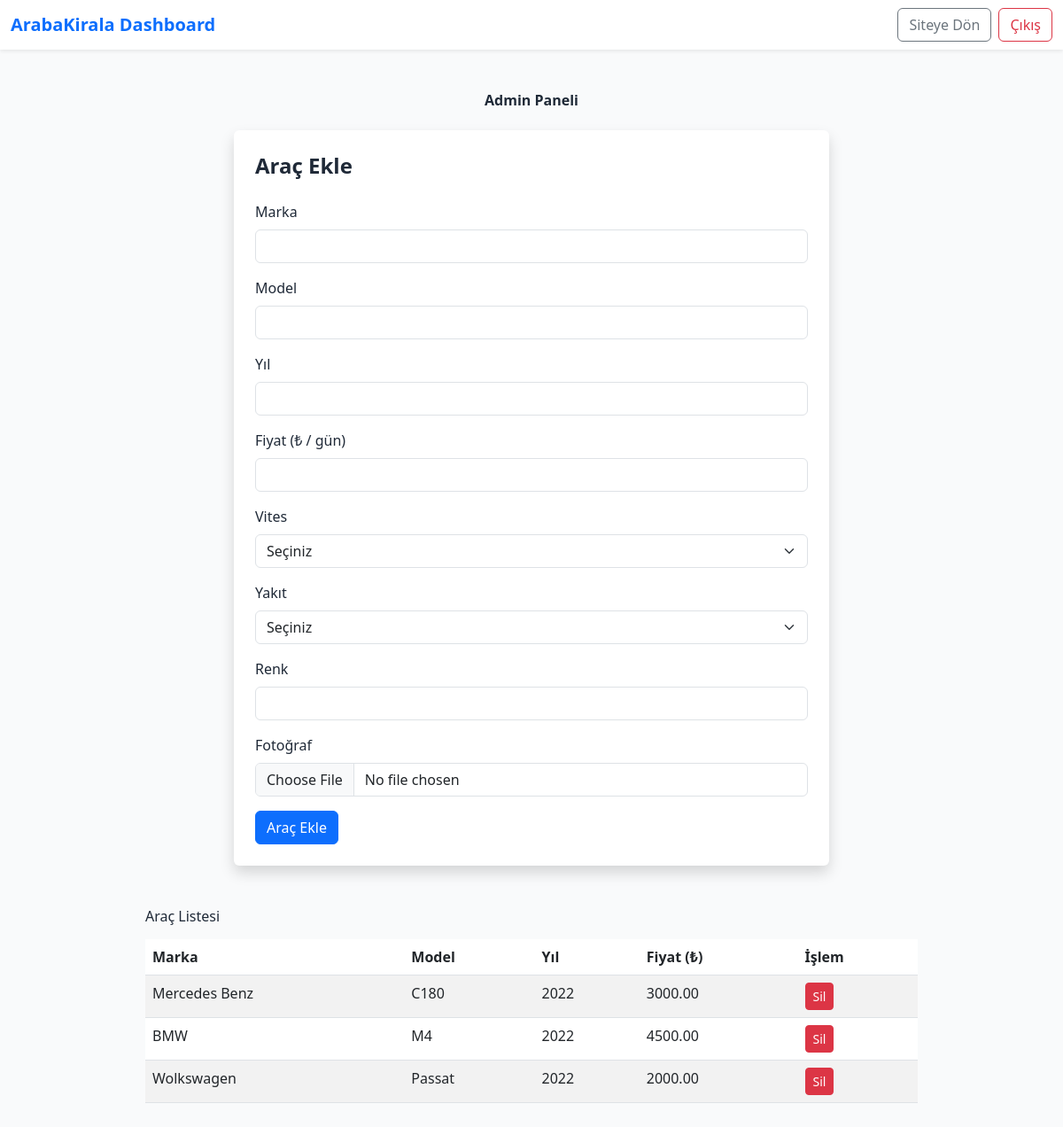
/admin (signed in), run on the app's committed database.
### app.py (models this page shows, shortened)
class Arac(db.Model):
    __tablename__ = 'araclar'
    id = db.Column(db.Integer, primary_key=True)
    marka = db.Column(db.String(50), nullable=False)
    model = db.Column(db.String(50), nullable=False)
    yil = db.Column(db.Integer, nullable=False)
    fiyat = db.Column(db.Float, nullable=False)
    vites = db.Column(db.String(20), nullable=False)
    yakit = db.Column(db.String(20), nullable=False)
    renk = db.Column(db.String(20), nullable=False)
    foto = db.Column(db.String(120))
    uygun = db.Column(db.Boolean, default=True)

### app.py (the view, shortened to what this page needs)
@app.route('/admin', methods=['GET', 'POST'])
@login_required
@admin_required
def admin_panel():
    araclar = Arac.query.all()
    return render_template("admin.html", araclar=araclar)

### app.py (called while the page is built)
@login_manager.user_loader
def load_user(user_id):
    return User.query.get(int(user_id))

def admin_required(f):
    from functools import wraps
    @wraps(f)
    def decorated_function(*args, **kwargs):
        if not current_user.is_authenticated or not current_user.is_admin:
            flash('Bu sayfaya erişim yetkiniz yok!', 'danger')
            return redirect(url_for('login'))
        return f(*args, **kwargs)
    return decorated_function

### templates/admin.html (shortened to what this page needs)
{% extends "base.html" %}
{% block navbar %}
<nav class="navbar navbar-expand-lg navbar-light bg-white shadow-sm">
  <div class="container-fluid">
    <a class="navbar-brand text-primary fw-bold" href="#">ArabaKirala Dashboard</a>
    <div class="d-flex ms-auto">
      <a href="{{ url_for('index') }}" class="btn btn-outline-secondary me-2">Siteye Dön</a>
      <a href="{{ url_for('logout') }}" class="btn btn-outline-danger">Çıkış</a>
    </div>
  </div>
</nav>
{% endblock %}
{% block content %}
<div class="container py-5 max-w-4xl mx-auto">
  <h2 class="text-center mb-4 fw-bold">Admin Paneli</h2>
  <form method="POST" action="{{ url_for('admin_arac_ekle') }}" enctype="multipart/form-data" class="max-w-2xl mx-auto bg-white p-6 rounded shadow">
    <h2 class="text-2xl font-bold mb-4">Araç Ekle</h2>
    <div class="mb-3">
      <label class="form-label">Marka</label>
      <input type="text" name="marka" class="form-control" required>
    </div>
    <div class="mb-3">
      <label class="form-label">Model</label>
      <input type="text" name="model" class="form-control" required>
    </div>
    <div class="mb-3">
      <label class="form-label">Yıl</label>
      <input type="number" name="yil" class="form-control" required>
    </div>
    <div class="mb-3">
      <label class="form-label">Fiyat (₺ / gün)</label>
      <input type="number" name="fiyat" class="form-control" step="0.01" required>
    </div>
    <div class="mb-3">
      <label class="form-label">Vites</label>
      <select name="vites" class="form-select" required>
        <option value="">Seçiniz</option>
      </select>
    </div>
    <div class="mb-3">
      <label class="form-label">Yakıt</label>
      <select name="yakit" class="form-select" required>
        <option value="">Seçiniz</option>
      </select>
    </div>
    <div class="mb-3">
      <label class="form-label">Renk</label>
      <input type="text" name="renk" class="form-control" required>
    </div>
    <div class="mb-3">
      <label class="form-label">Fotoğraf</label>
      <input type="file" name="foto" class="form-control" accept="image/*">
    </div>
    <button type="submit" class="btn btn-primary">Araç Ekle</button>
  </form>
  <h3 class="mt-5 mb-3">Araç Listesi</h3>
  <table class="table table-striped">
    <thead>
      <tr>
        <th>Marka</th>
        <th>Model</th>
        <th>Yıl</th>
        <th>Fiyat (₺)</th>
        <th>İşlem</th>
      </tr>
    </thead>
    <tbody>
      {% for arac in araclar %}
      <tr>
        <td>{{ arac.marka }}</td>
        <td>{{ arac.model }}</td>
        <td>{{ arac.yil }}</td>
        <td>{{ "%.2f"|format(arac.fiyat) }}</td>
        <td>
          <form method="POST" action="{{ url_for('arac_sil', arac_id=arac.id) }}" onsubmit="return confirm('Bu aracı silmek istediğinize emin misiniz?');">
            <button type="submit" class="btn btn-danger btn-sm">Sil</button>
          </form>
        </td>
      </tr>
      {% else %}
      <tr>
        <td colspan="5" class="text-center">Kayıtlı araç bulunamadı.</td>
      </tr>
      {% endfor %}
    </tbody>
  </table>
</div>
{% endblock %}

### data on the page
Arac: marka "Mercedes Benz", model "C180", yil "2022", fiyat "3000.00"
Arac: marka "BMW", model "M4", yil "2022", fiyat "4500.00"
Arac: marka "Wolkswagen", model "Passat", yil "2022", fiyat "2000.00"
